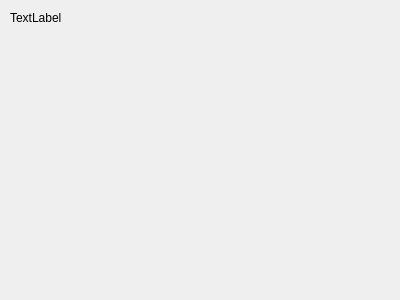
<?xml version="1.0" encoding="UTF-8"?>
<ui version="4.0">
 <class>IndicateurStatus</class>
 <widget class="QDialog" name="IndicateurStatus">
  <property name="geometry">
   <rect>
    <x>0</x>
    <y>0</y>
    <width>400</width>
    <height>300</height>
   </rect>
  </property>
  <property name="windowTitle">
   <string>Dialog</string>
  </property>
  <widget class="QLabel" name="label">
   <property name="geometry">
    <rect>
     <x>10</x>
     <y>10</y>
     <width>191</width>
     <height>16</height>
    </rect>
   </property>
   <property name="text">
    <string>TextLabel</string>
   </property>
  </widget>
 </widget>
 <resources/>
 <connections/>
</ui>
